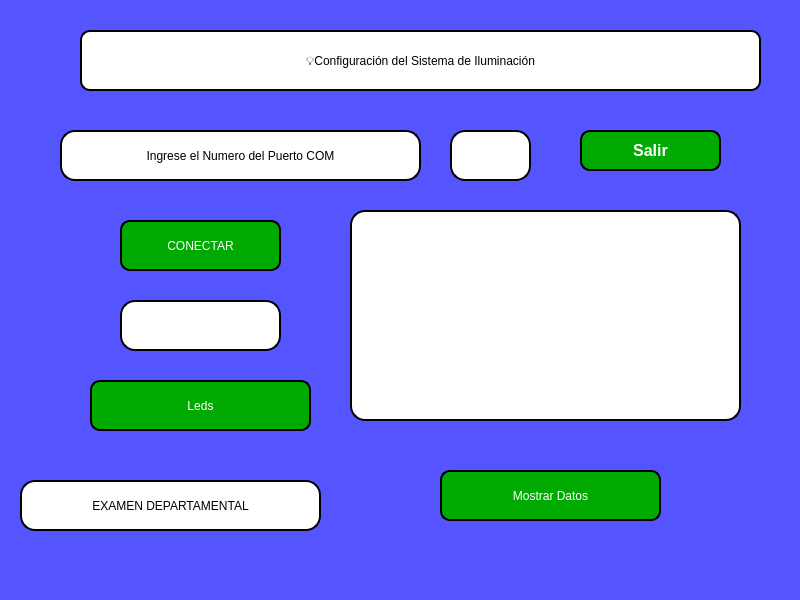
<?xml version="1.0" encoding="UTF-8"?>
<ui version="4.0">
 <class>MainWindow</class>
 <widget class="QMainWindow" name="MainWindow">
  <property name="geometry">
   <rect>
    <x>0</x>
    <y>0</y>
    <width>800</width>
    <height>600</height>
   </rect>
  </property>
  <property name="windowTitle">
   <string>MainWindow</string>
  </property>
  <property name="styleSheet">
   <string notr="true">background-color: rgb(85, 85, 255);</string>
  </property>
  <widget class="QWidget" name="centralwidget">
   <widget class="QLabel" name="label_focos_titulo">
    <property name="geometry">
     <rect>
      <x>80</x>
      <y>30</y>
      <width>681</width>
      <height>61</height>
     </rect>
    </property>
    <property name="styleSheet">
     <string notr="true">background-color: white;
font: bold 14pt &quot;Arial&quot;;
border: 2px solid black;
border-radius: 10px;</string>
    </property>
    <property name="text">
     <string>💡Configuración del Sistema de Iluminación</string>
    </property>
    <property name="alignment">
     <set>Qt::AlignCenter</set>
    </property>
   </widget>
   <widget class="QLineEdit" name="com">
    <property name="geometry">
     <rect>
      <x>450</x>
      <y>130</y>
      <width>81</width>
      <height>51</height>
     </rect>
    </property>
    <property name="styleSheet">
     <string notr="true">background-color: white;
font: bold 16pt &quot;Arial&quot;;
border: 2px solid black;
border-radius: 15px;
color: black;</string>
    </property>
    <property name="text">
     <string/>
    </property>
    <property name="alignment">
     <set>Qt::AlignCenter</set>
    </property>
   </widget>
   <widget class="QLineEdit" name="txt_estado">
    <property name="geometry">
     <rect>
      <x>120</x>
      <y>300</y>
      <width>161</width>
      <height>51</height>
     </rect>
    </property>
    <property name="styleSheet">
     <string notr="true">background-color: white;
font: bold 12pt &quot;Arial&quot;;
border: 2px solid black;
border-radius: 15px;
color: black;</string>
    </property>
    <property name="alignment">
     <set>Qt::AlignCenter</set>
    </property>
   </widget>
   <widget class="QListWidget" name="listLuminosidad">
    <property name="geometry">
     <rect>
      <x>350</x>
      <y>210</y>
      <width>391</width>
      <height>211</height>
     </rect>
    </property>
    <property name="styleSheet">
     <string notr="true">background-color: white;
font: bold 24pt &quot;Arial&quot;;
border: 2px solid black;
border-radius: 15px;
color: black;</string>
    </property>
   </widget>
   <widget class="QPushButton" name="btn_conectar">
    <property name="geometry">
     <rect>
      <x>120</x>
      <y>220</y>
      <width>161</width>
      <height>51</height>
     </rect>
    </property>
    <property name="styleSheet">
     <string notr="true">background-color: rgb(0, 170, 0);
color: white;
font: bold 12pt &quot;Arial&quot;;
border: 2px solid black;
border-radius: 10px;</string>
    </property>
    <property name="text">
     <string>CONECTAR</string>
    </property>
   </widget>
   <widget class="QLabel" name="puerto_com">
    <property name="geometry">
     <rect>
      <x>60</x>
      <y>130</y>
      <width>361</width>
      <height>51</height>
     </rect>
    </property>
    <property name="styleSheet">
     <string notr="true">background-color: white;
font: bold 12pt &quot;Arial&quot;;
border: 2px solid black;
border-radius: 15px;
color: black;</string>
    </property>
    <property name="text">
     <string>Ingrese el Numero del Puerto COM</string>
    </property>
    <property name="alignment">
     <set>Qt::AlignCenter</set>
    </property>
   </widget>
   <widget class="QPushButton" name="btn_capturar_luz">
    <property name="geometry">
     <rect>
      <x>440</x>
      <y>470</y>
      <width>221</width>
      <height>51</height>
     </rect>
    </property>
    <property name="styleSheet">
     <string notr="true">background-color: rgb(0, 170, 0);
color: white;
font: bold 12pt &quot;Arial&quot;;
border: 2px solid black;
border-radius: 10px;</string>
    </property>
    <property name="text">
     <string>Mostrar Datos</string>
    </property>
   </widget>
   <widget class="QPushButton" name="btn_salir">
    <property name="geometry">
     <rect>
      <x>580</x>
      <y>130</y>
      <width>141</width>
      <height>41</height>
     </rect>
    </property>
    <property name="font">
     <font>
      <family>Arial</family>
      <pointsize>12</pointsize>
      <weight>75</weight>
      <italic>false</italic>
      <bold>true</bold>
     </font>
    </property>
    <property name="layoutDirection">
     <enum>Qt::LeftToRight</enum>
    </property>
    <property name="styleSheet">
     <string notr="true">background-color: rgb(0, 170, 0);
color: white;
font: bold 12pt &quot;Arial&quot;;
border-radius: 10px;
border: 2px solid black;</string>
    </property>
    <property name="text">
     <string>Salir</string>
    </property>
    <property name="checkable">
     <bool>false</bool>
    </property>
   </widget>
   <widget class="QPushButton" name="btn_leds">
    <property name="geometry">
     <rect>
      <x>90</x>
      <y>380</y>
      <width>221</width>
      <height>51</height>
     </rect>
    </property>
    <property name="styleSheet">
     <string notr="true">background-color: rgb(0, 170, 0);
color: white;
font: bold 12pt &quot;Arial&quot;;
border: 2px solid black;
border-radius: 10px;</string>
    </property>
    <property name="text">
     <string>Leds</string>
    </property>
   </widget>
   <widget class="QLabel" name="puerto_com_2">
    <property name="geometry">
     <rect>
      <x>20</x>
      <y>480</y>
      <width>301</width>
      <height>51</height>
     </rect>
    </property>
    <property name="styleSheet">
     <string notr="true">background-color: white;
font: bold 12pt &quot;Arial&quot;;
border: 2px solid black;
border-radius: 15px;
color: black;</string>
    </property>
    <property name="text">
     <string>EXAMEN DEPARTAMENTAL</string>
    </property>
    <property name="alignment">
     <set>Qt::AlignCenter</set>
    </property>
   </widget>
  </widget>
  <widget class="QMenuBar" name="menubar">
   <property name="geometry">
    <rect>
     <x>0</x>
     <y>0</y>
     <width>800</width>
     <height>26</height>
    </rect>
   </property>
  </widget>
  <widget class="QStatusBar" name="statusbar"/>
 </widget>
 <resources/>
 <connections/>
</ui>
